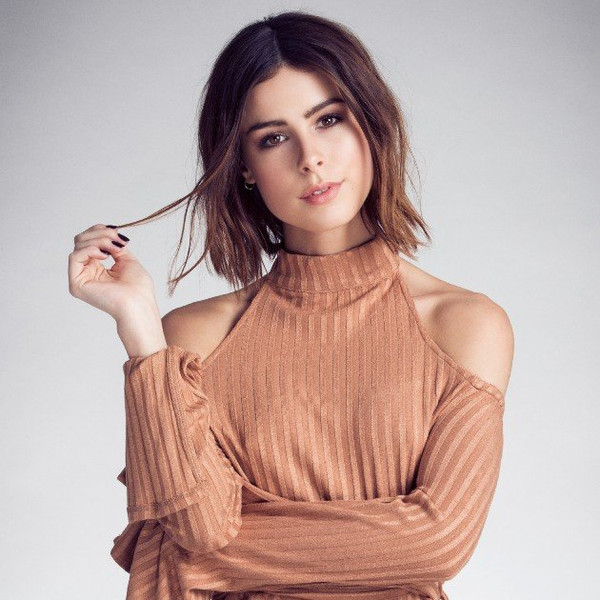
#> input picture Resources/lena.jpg, 600 x 600 px
$ python grayScale.py
#> lines starting #> are read from the running program, lines starting #| are printed output that depends on the picture
import cv2

path = "Resources/lena.jpg"
img = cv2.imread(path)
#> img is the input picture: shape (600, 600, 3); mean B, G, R 162.3, 167.4, 191.9
imgGray = cv2.cvtColor(img, cv2.COLOR_BGR2GRAY)
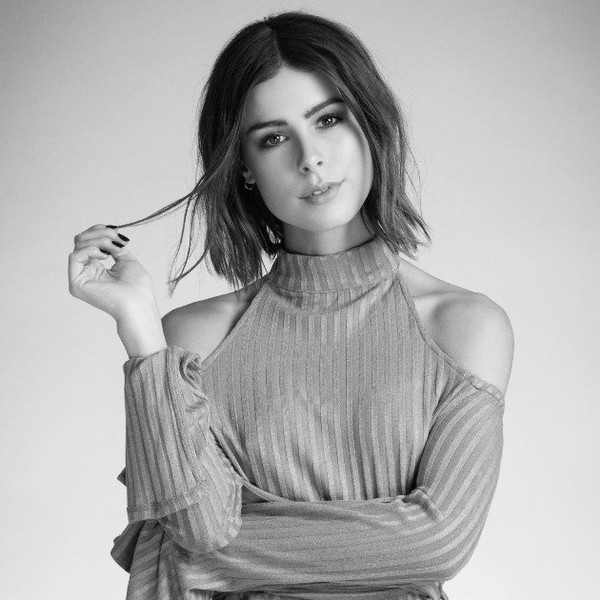
#> imgGray: shape (600, 600); min 1, max 254, mean 174.2

cv2.imshow("Lena", img)
cv2.imshow("LenaGary", imgGray)
cv2.waitKey(0)

$ run again, with Resources/Building.jpg copied over Resources/lena.jpg
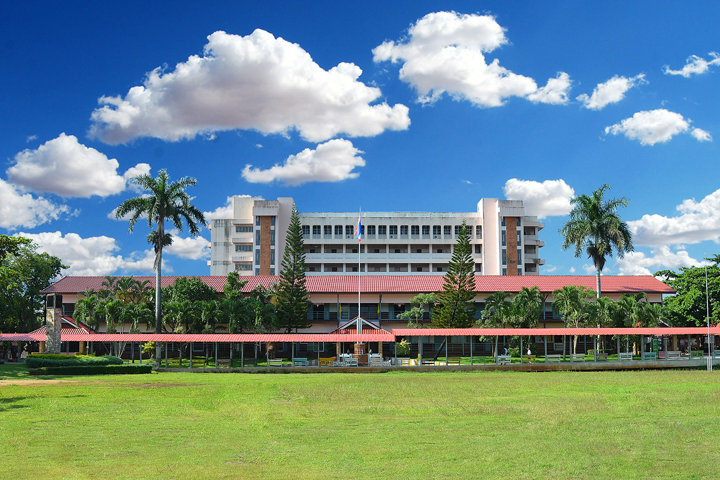
#> input picture Resources/Building.jpg, 720 x 480 px
#> img is the input picture: shape (480, 720, 3); mean B, G, R 139.4, 138.9, 111.1
#> `imgGray = cv2.cvtColor(img, cv2.COLOR_BGR2GRAY)`:
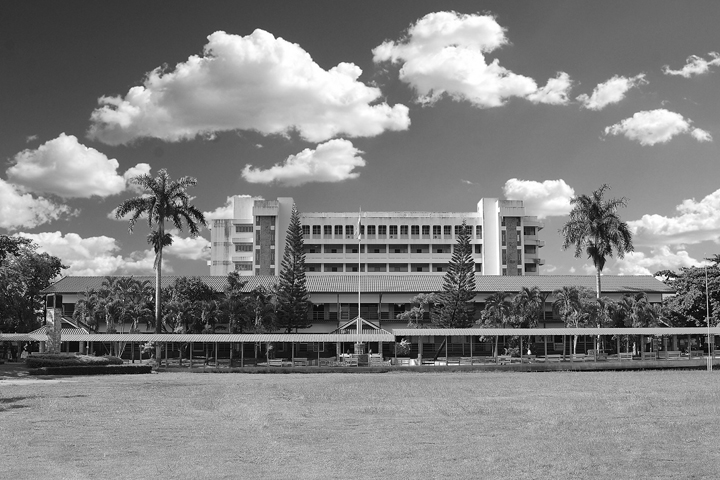
#> imgGray: shape (480, 720); min 0, max 255, mean 130.6
